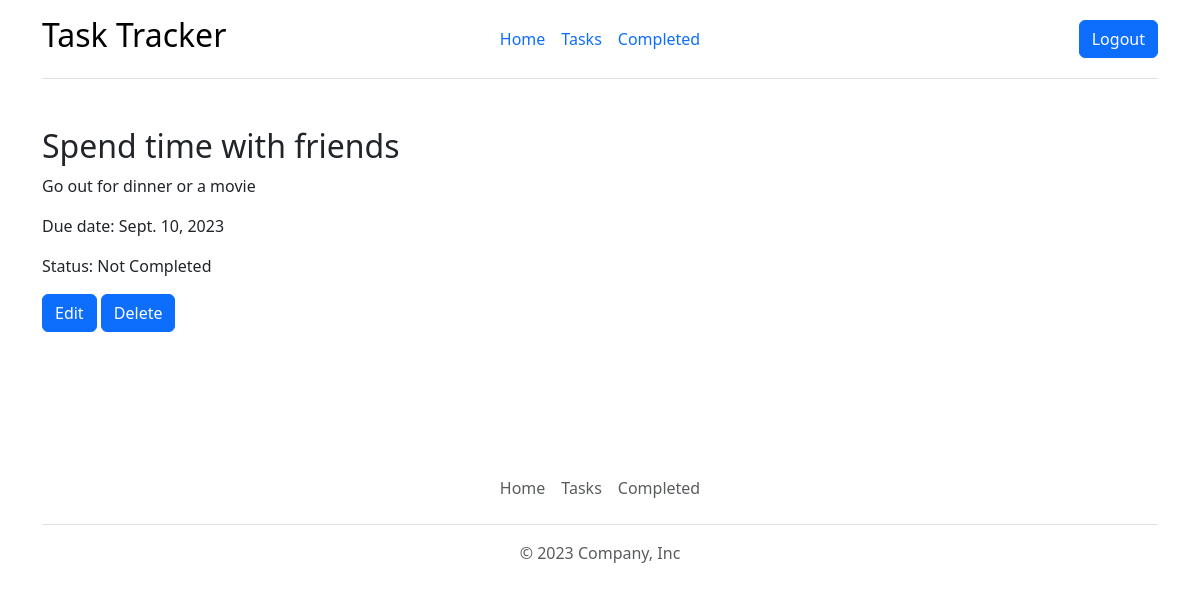
Screenshot of /todos/28/ (signed in) with the database file from the repository.
### todoapp/models.py (models this page shows, shortened)
class Task(models.Model):
    title = models.CharField(max_length=255)
    description = models.TextField(blank=True, default='')
    due_date = models.DateField()
    completed = models.BooleanField(default=False)
    user = models.ForeignKey(User, on_delete=models.CASCADE, null=True, blank=True)

### todoapp/views.py (the view)
# urls.py: path('todos/<int:pk>/', views.detail, name='detail'),
@login_required(login_url='login')
def detail(request, pk):
    todo = request.user.task_set.get(pk=pk)
    context = {
        'todo': todo
    }
    return render(request, 'detail.html', context)

### templates/detail.html
{% extends "main.html" %}
{% block content %}
<br>
  <div class="container">
    <h2>{{todo.title}}</h2>
    <p>{{todo.description}}</p>
    <p>Due date: {{todo.due_date}}</p>
    <p>{% if todo.completed %}
      Status: Completed
      {% else %}
      Status: Not Completed
    {% endif %}</p>
    <a href="{% url 'edit-todo' todo.id %}" class="btn btn-primary">Edit</a>
        <a href="{% url 'delete-todo' todo.id %}" class="btn btn-primary">Delete</a>
  </div>
  <br><br><br><br>
{% endblock content %}

### rows the page displays
Task: title "Spend time with friends", description "Go out for dinner or a movie", due_date "Sept. 10, 2023"
